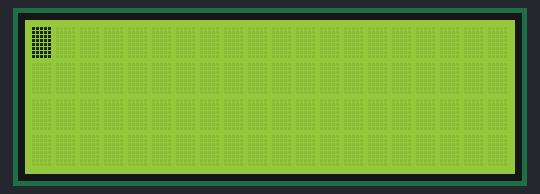
This sketch was run on a simulated Arduino Uno, built with avr-gcc and run on an emulated ATmega328P. On the bench: 20×4 character LCD. What the sketch prints to the serial monitor is not drawn.

Above: at 0.28 s.

The sketch:

lcd_more_than_20_charcter_support.ino
```cpp
#include <Wire.h>
#include <LiquidCrystal_PCF8574.h>

LiquidCrystal_PCF8574 lcd(0x3F);

char c ;
unsigned int previousMillis = 0;        // will store last time LED was updated
uint8_t interval = 250;           // interval at which to blink (milliseconds)
void setup()
{
  setupMyLcd();
}

void loop()
{
  lcd.blink();
  unsigned int currentMillis = millis();
  if (currentMillis - previousMillis > interval)
  {
    previousMillis = currentMillis;
    lcd.noBlink();
  }

  while (Serial.available())
  {
    char c = Serial.read();
    String str;
    if (c == '\n')
    {
      lcd.clear();
      lcd.home();
      char responce[80];
      str.toCharArray(responce, 80);
      uint8_t i = 0;
      while (responce[i] != '\0')
      {
        lcd.print(responce[i]);
        lcd.blink();
        delay(100);
        lcd.noBlink();
        i++;
      }

      str = "";     // empty the string
    }
    else
    {
      str += c;
    }
  }
}

void setupMyLcd()
{
  uint8_t error;
  uint8_t width = 20, height = 4;
  Serial.begin(115200);
  while (!Serial);
  Serial.println(F("Checking for LCD"));

  Wire.begin();
  Wire.beginTransmission(0x3F);
  error = Wire.endTransmission();
  Serial.print(F("Error: "));
  Serial.print(error);

  if (error == 0) {
    Serial.println(F(" : LCD found."));
  }
  else {
    Serial.println(F(" : LCD not found."));
  }
  lcd.begin(width, height);
  lcd.setBacklight(255);
  lcd.clear();
  lcd.home();
}
```
